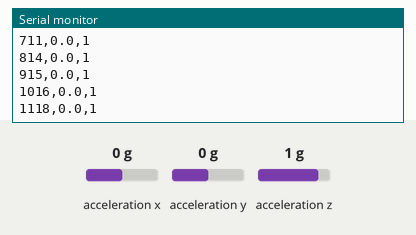
Recording of a sketch running on a simulated Arduino Uno, built with avr-gcc and run on an emulated ATmega328P. Parts: the last lines printed to the serial monitor. Wiring (inferred from the names in the program): MPU-6050 motion sensor at I2C address 0x68. The test bench sets the inputs (shaded band); at power-on: acceleration y 0 g, acceleration z 1 g, acceleration x 0 g.

Above: at 1.2 s.
1.3 s: acceleration y set to -1.4 g
At 1.33 s:
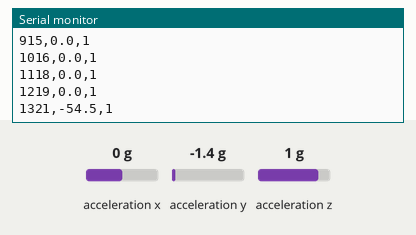
2.8 s: acceleration z set to -1.4 g
At 2.85 s:
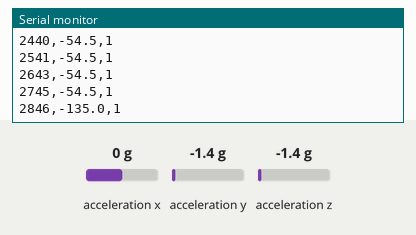
4.3 s: acceleration y set to -0.8 g
At 4.38 s:
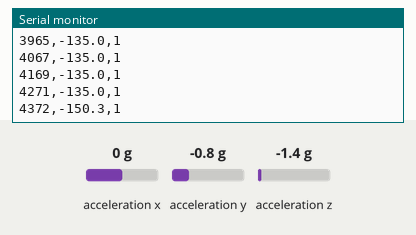
Timing chart, 0 to 7.3 s (numbered marks = the images above; inputs shaded):
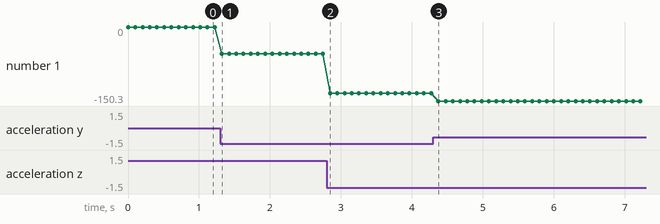

Measured:
- after the input at 1.3 s, the serial monitor: prints a new line at once (image 1)
- after the input at 2.8 s, the serial monitor: prints a new line after 0.05 s (image 2)
- plotted number 1: 0 → -54.5 after the input at 1.3 s, -54.5 → -135 after the input at 2.8 s

The sketch:

mpu_test.ino
```cpp
/*
  mpu_test.ino

  MPU-6050単体のroll角確認用スケッチ。
  水平、左傾き、右傾きでroll_degが変化するか確認する。
*/

#include <Wire.h>
#include <math.h>

const byte MPU_ADDR = 0x68;

// MPU-6050の加速度からroll角を概算する。読み取り失敗時はok=false。
float readRollDeg(bool* ok) {
  *ok = true;
  Wire.beginTransmission(MPU_ADDR);
  Wire.write(0x3B);
  if (Wire.endTransmission(false) != 0) {
    *ok = false;
    return 0.0;
  }
  Wire.requestFrom(MPU_ADDR, (byte)6, (byte)true);
  if (Wire.available() < 6) {
    *ok = false;
    return 0.0;
  }
  int16_t ax = (Wire.read() << 8) | Wire.read();
  int16_t ay = (Wire.read() << 8) | Wire.read();
  int16_t az = (Wire.read() << 8) | Wire.read();
  (void)ax;
  return atan2(ay / 16384.0, az / 16384.0) * 57.2958;
}

// I2CとMPUを初期化し、CSVヘッダーを出す。
void setup() {
  Serial.begin(115200);
  Wire.begin();
  Wire.beginTransmission(MPU_ADDR);
  Wire.write(0x6B);
  Wire.write(0);
  Wire.endTransmission(true);
  Serial.println("time_ms,roll_deg,ok");
}

// 100msごとにroll角とokフラグをCSVで出力する。
void loop() {
  bool ok = false;
  float roll = readRollDeg(&ok);
  Serial.print(millis());
  Serial.print(',');
  Serial.print(roll, 1);
  Serial.print(',');
  Serial.println(ok ? 1 : 0);
  delay(100);
}
```
